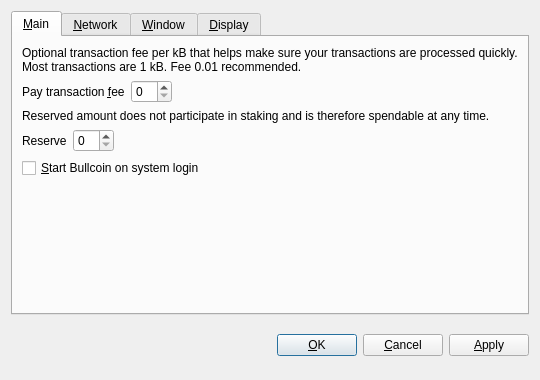
<?xml version="1.0" encoding="UTF-8"?>
<ui version="4.0">
 <class>OptionsDialog</class>
 <widget class="QDialog" name="OptionsDialog">
  <property name="geometry">
   <rect>
    <x>0</x>
    <y>0</y>
    <width>540</width>
    <height>380</height>
   </rect>
  </property>
  <property name="windowTitle">
   <string>Options</string>
  </property>
  <property name="modal">
   <bool>true</bool>
  </property>
  <layout class="QVBoxLayout" name="verticalLayout">
   <item>
    <widget class="QTabWidget" name="tabWidget">
     <property name="tabPosition">
      <enum>QTabWidget::North</enum>
     </property>
     <property name="currentIndex">
      <number>0</number>
     </property>
     <widget class="QWidget" name="tabMain">
      <attribute name="title">
       <string>&amp;Main</string>
      </attribute>
      <layout class="QVBoxLayout" name="verticalLayout_Main">
       <item>
        <widget class="QLabel" name="transactionFeeInfoLabel">
         <property name="text">
          <string>Optional transaction fee per kB that helps make sure your transactions are processed quickly. Most transactions are 1 kB. Fee 0.01 recommended.</string>
         </property>
         <property name="textFormat">
          <enum>Qt::PlainText</enum>
         </property>
         <property name="wordWrap">
          <bool>true</bool>
         </property>
        </widget>
       </item>
       <item>
        <layout class="QHBoxLayout" name="horizontalLayoutFee">
         <item>
          <widget class="QLabel" name="transactionFeeLabel">
           <property name="text">
            <string>Pay transaction &amp;fee</string>
           </property>
           <property name="textFormat">
            <enum>Qt::PlainText</enum>
           </property>
           <property name="buddy">
            <cstring>transactionFee</cstring>
           </property>
          </widget>
         </item>
         <item>
          <widget class="BitcoinAmountField" name="transactionFee"/>
         </item>
         <item>
          <spacer name="horizontalSpacerFee">
           <property name="orientation">
            <enum>Qt::Horizontal</enum>
           </property>
           <property name="sizeHint" stdset="0">
            <size>
             <width>40</width>
             <height>20</height>
            </size>
           </property>
          </spacer>
         </item>
        </layout>
       </item>
       <item>
        <widget class="QLabel" name="reserveBalanceInfoLabel">
         <property name="text">
          <string>Reserved amount does not participate in staking and is therefore spendable at any time.</string>
         </property>
         <property name="textFormat">
          <enum>Qt::PlainText</enum>
         </property>
         <property name="wordWrap">
          <bool>true</bool>
         </property>
        </widget>
       </item>
       <item>
        <layout class="QHBoxLayout" name="horizontalLayoutReserveBalance">
         <item>
          <widget class="QLabel" name="reserveBalanceLabel">
           <property name="text">
            <string>Reserve</string>
           </property>
           <property name="textFormat">
            <enum>Qt::PlainText</enum>
           </property>
           <property name="buddy">
            <cstring>reserveBalance</cstring>
           </property>
          </widget>
         </item>
         <item>
          <widget class="BitcoinAmountField" name="reserveBalance"/>
         </item>
         <item>
          <spacer name="horizontalSpacerReserveBalance">
           <property name="orientation">
            <enum>Qt::Horizontal</enum>
           </property>
           <property name="sizeHint" stdset="0">
            <size>
             <width>40</width>
             <height>20</height>
            </size>
           </property>
          </spacer>
         </item>
        </layout>
       </item>
       <item>
        <widget class="QCheckBox" name="bitcoinAtStartup">
         <property name="toolTip">
          <string>Automatically start Bullcoin after logging in to the system.</string>
         </property>
         <property name="text">
          <string>&amp;Start Bullcoin on system login</string>
         </property>
        </widget>
       </item>
       <item>
        <spacer name="verticalSpacer_Main">
         <property name="orientation">
          <enum>Qt::Vertical</enum>
         </property>
         <property name="sizeHint" stdset="0">
          <size>
           <width>20</width>
           <height>40</height>
          </size>
         </property>
        </spacer>
       </item>
      </layout>
     </widget>
     <widget class="QWidget" name="tabNetwork">
      <attribute name="title">
       <string>&amp;Network</string>
      </attribute>
      <layout class="QVBoxLayout" name="verticalLayout_Network">
       <item>
        <widget class="QCheckBox" name="mapPortUpnp">
         <property name="toolTip">
          <string>Automatically open the Bullcoin client port on the router. This only works when your router supports UPnP and it is enabled.</string>
         </property>
         <property name="text">
          <string>Map port using &amp;UPnP</string>
         </property>
        </widget>
       </item>
       <item>
        <widget class="QCheckBox" name="connectSocks">
         <property name="toolTip">
          <string>Connect to the Bullcoin network through a SOCKS proxy (e.g. when connecting through Tor).</string>
         </property>
         <property name="text">
          <string>&amp;Connect through SOCKS proxy:</string>
         </property>
        </widget>
       </item>
       <item>
        <layout class="QHBoxLayout" name="horizontalLayout_Network">
         <item>
          <widget class="QLabel" name="proxyIpLabel">
           <property name="text">
            <string>Proxy &amp;IP:</string>
           </property>
           <property name="textFormat">
            <enum>Qt::PlainText</enum>
           </property>
           <property name="buddy">
            <cstring>proxyIp</cstring>
           </property>
          </widget>
         </item>
         <item>
          <widget class="QValidatedLineEdit" name="proxyIp">
           <property name="maximumSize">
            <size>
             <width>140</width>
             <height>16777215</height>
            </size>
           </property>
           <property name="toolTip">
            <string>IP address of the proxy (e.g. 127.0.0.1)</string>
           </property>
          </widget>
         </item>
         <item>
          <widget class="QLabel" name="proxyPortLabel">
           <property name="text">
            <string>&amp;Port:</string>
           </property>
           <property name="textFormat">
            <enum>Qt::PlainText</enum>
           </property>
           <property name="buddy">
            <cstring>proxyPort</cstring>
           </property>
          </widget>
         </item>
         <item>
          <widget class="QLineEdit" name="proxyPort">
           <property name="maximumSize">
            <size>
             <width>55</width>
             <height>16777215</height>
            </size>
           </property>
           <property name="toolTip">
            <string>Port of the proxy (e.g. 9050)</string>
           </property>
          </widget>
         </item>
         <item>
          <widget class="QLabel" name="socksVersionLabel">
           <property name="text">
            <string>SOCKS &amp;Version:</string>
           </property>
           <property name="textFormat">
            <enum>Qt::PlainText</enum>
           </property>
           <property name="buddy">
            <cstring>socksVersion</cstring>
           </property>
          </widget>
         </item>
         <item>
          <widget class="QValueComboBox" name="socksVersion">
           <property name="toolTip">
            <string>SOCKS version of the proxy (e.g. 5)</string>
           </property>
          </widget>
         </item>
         <item>
          <spacer name="horizontalSpacer_Network">
           <property name="orientation">
            <enum>Qt::Horizontal</enum>
           </property>
           <property name="sizeHint" stdset="0">
            <size>
             <width>40</width>
             <height>20</height>
            </size>
           </property>
          </spacer>
         </item>
        </layout>
       </item>
       <item>
        <spacer name="verticalSpacer_Network">
         <property name="orientation">
          <enum>Qt::Vertical</enum>
         </property>
         <property name="sizeHint" stdset="0">
          <size>
           <width>20</width>
           <height>40</height>
          </size>
         </property>
        </spacer>
       </item>
      </layout>
     </widget>
     <widget class="QWidget" name="tabWindow">
      <attribute name="title">
       <string>&amp;Window</string>
      </attribute>
      <layout class="QVBoxLayout" name="verticalLayout_Window">
       <item>
        <widget class="QCheckBox" name="minimizeToTray">
         <property name="toolTip">
          <string>Show only a tray icon after minimizing the window.</string>
         </property>
         <property name="text">
          <string>&amp;Minimize to the tray instead of the taskbar</string>
         </property>
        </widget>
       </item>
       <item>
        <widget class="QCheckBox" name="minimizeOnClose">
         <property name="toolTip">
          <string>Minimize instead of exit the application when the window is closed. When this option is enabled, the application will be closed only after selecting Quit in the menu.</string>
         </property>
         <property name="text">
          <string>M&amp;inimize on close</string>
         </property>
        </widget>
       </item>
       <item>
        <spacer name="verticalSpacer_Window">
         <property name="orientation">
          <enum>Qt::Vertical</enum>
         </property>
         <property name="sizeHint" stdset="0">
          <size>
           <width>20</width>
           <height>40</height>
          </size>
         </property>
        </spacer>
       </item>
      </layout>
     </widget>
     <widget class="QWidget" name="tabDisplay">
      <attribute name="title">
       <string>&amp;Display</string>
      </attribute>
      <layout class="QVBoxLayout" name="verticalLayout_Display">
       <item>
        <layout class="QHBoxLayout" name="horizontalLayout_1_Display">
         <item>
          <widget class="QLabel" name="langLabel">
           <property name="text">
            <string>User Interface &amp;language:</string>
           </property>
           <property name="textFormat">
            <enum>Qt::PlainText</enum>
           </property>
           <property name="buddy">
            <cstring>lang</cstring>
           </property>
          </widget>
         </item>
         <item>
          <widget class="QValueComboBox" name="lang">
           <property name="toolTip">
            <string>The user interface language can be set here. This setting will take effect after restarting Bullcoin.</string>
           </property>
          </widget>
         </item>
        </layout>
       </item>
       <item>
        <layout class="QHBoxLayout" name="horizontalLayout_2_Display">
         <item>
          <widget class="QLabel" name="unitLabel">
           <property name="text">
            <string>&amp;Unit to show amounts in:</string>
           </property>
           <property name="textFormat">
            <enum>Qt::PlainText</enum>
           </property>
           <property name="buddy">
            <cstring>unit</cstring>
           </property>
          </widget>
         </item>
         <item>
          <widget class="QValueComboBox" name="unit">
           <property name="toolTip">
            <string>Choose the default subdivision unit to show in the interface and when sending coins.</string>
           </property>
          </widget>
         </item>
        </layout>
       </item>
       <item>
        <widget class="QCheckBox" name="coinControlFeatures">
         <property name="toolTip">
          <string>Whether to show coin control features or not.</string>
         </property>
         <property name="text">
          <string>Display coin &amp;control features (experts only!)</string>
         </property>
        </widget>
       </item>
       <item>
        <widget class="QCheckBox" name="minimizeCoinAge">
         <property name="toolTip">
          <string>Whether to select the coin outputs randomly or with minimal coin age.</string>
         </property>
         <property name="text">
          <string>Minimize weight consumption (experimental)</string>
         </property>
        </widget>
       </item>
       <item>
        <widget class="QCheckBox" name="useBlackTheme">
         <property name="text">
          <string>Use black visual theme (requires restart)</string>
         </property>
        </widget>
       </item>
       <item>
        <spacer name="verticalSpacer_Display">
         <property name="orientation">
          <enum>Qt::Vertical</enum>
         </property>
         <property name="sizeHint" stdset="0">
          <size>
           <width>20</width>
           <height>40</height>
          </size>
         </property>
        </spacer>
       </item>
      </layout>
     </widget>
    </widget>
   </item>
   <item>
    <layout class="QHBoxLayout" name="horizontalLayout_Buttons">
     <item>
      <spacer name="horizontalSpacer_1">
       <property name="orientation">
        <enum>Qt::Horizontal</enum>
       </property>
       <property name="sizeHint" stdset="0">
        <size>
         <width>40</width>
         <height>48</height>
        </size>
       </property>
      </spacer>
     </item>
     <item>
      <widget class="QLabel" name="statusLabel">
       <property name="font">
        <font>
         <weight>75</weight>
         <bold>true</bold>
        </font>
       </property>
       <property name="text">
        <string/>
       </property>
       <property name="textFormat">
        <enum>Qt::PlainText</enum>
       </property>
       <property name="wordWrap">
        <bool>true</bool>
       </property>
      </widget>
     </item>
     <item>
      <spacer name="horizontalSpacer_2">
       <property name="orientation">
        <enum>Qt::Horizontal</enum>
       </property>
       <property name="sizeHint" stdset="0">
        <size>
         <width>40</width>
         <height>48</height>
        </size>
       </property>
      </spacer>
     </item>
     <item>
      <widget class="QPushButton" name="okButton">
       <property name="text">
        <string>&amp;OK</string>
       </property>
      </widget>
     </item>
     <item>
      <widget class="QPushButton" name="cancelButton">
       <property name="text">
        <string>&amp;Cancel</string>
       </property>
       <property name="autoDefault">
        <bool>false</bool>
       </property>
      </widget>
     </item>
     <item>
      <widget class="QPushButton" name="applyButton">
       <property name="text">
        <string>&amp;Apply</string>
       </property>
       <property name="autoDefault">
        <bool>false</bool>
       </property>
      </widget>
     </item>
    </layout>
   </item>
  </layout>
 </widget>
 <customwidgets>
  <customwidget>
   <class>BitcoinAmountField</class>
   <extends>QSpinBox</extends>
   <header>bitcoinamountfield.h</header>
  </customwidget>
  <customwidget>
   <class>QValueComboBox</class>
   <extends>QComboBox</extends>
   <header>qvaluecombobox.h</header>
  </customwidget>
  <customwidget>
   <class>QValidatedLineEdit</class>
   <extends>QLineEdit</extends>
   <header>qvalidatedlineedit.h</header>
  </customwidget>
 </customwidgets>
 <resources/>
 <connections/>
</ui>
